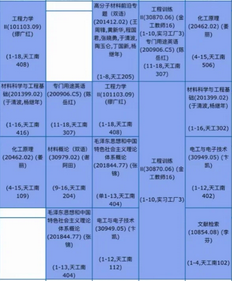
#> input picture 无课表制作-图片识别/course/何乐康.png, 232 x 281 px; its folder holds only this picture in this run
$ python '无课表.py'
#> lines starting #> are read from the running program, lines starting #| are printed output that depends on the picture; after the words box and inside, x2 and y2 are one past the last pixel; in counts of white or black regions, pixels touching at a corner belong together
#> in process_images_folder, image is the input picture: shape (281, 232, 3); mean B, G, R 226, 164.2, 139.2
import cv2
import os
import numpy as np
from openpyxl import Workbook
from openpyxl.utils.dataframe import dataframe_to_rows

# 假设图片的宽度是每天课程的数量（4节课），高度是周的天数（5天）
DAYS_PER_WEEK = 5
CLASSES_PER_DAY = 4


# 函数来识别无课时间段
def find_empty_slots(image, threshold_value=200):
    # 转换为灰度图
#> called with threshold_value = 200
    gray = cv2.cvtColor(image, cv2.COLOR_BGR2GRAY)
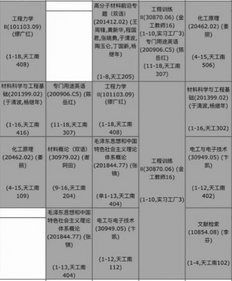
#> gray: shape (281, 232); min 44, max 255, mean 163.7

    # 应用阈值化，将像素值低于阈值的设为0（黑色），高于或等于阈值的设为255（白色）
    _, thresh = cv2.threshold(gray, threshold_value, 255, cv2.THRESH_BINARY)
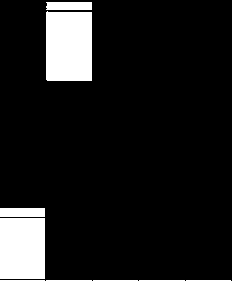
#> thresh: shape (281, 232); 10.6% white; 9 white regions, largest, box (x1, y1, x2, y2) and area: (46, 11, 92, 81) 3174, (0, 218, 45, 279) 2745, (0, 208, 45, 217) 405
    # cv2.imshow('Gray', thresh)
    # cv2.waitKey(0)  # 等待任意键继续
    # 计算每个格子的大小（可能需要四舍五入到最接近的整数）
    cell_height = thresh.shape[0] // 4
#> cell_height = 70
    cell_width = thresh.shape[1] // 5
#> cell_width = 46

    # 找出无课的时间段
    empty_slots = []
    for day in range(DAYS_PER_WEEK):
        for class_hour in range(CLASSES_PER_DAY):
            # 计算格子位置（注意可能需要调整以避免索引越界）
            y_start = day * cell_height
            y_end = min(y_start + cell_height, thresh.shape[0])
            x_start = class_hour * cell_width
            x_end = min(x_start + cell_width, thresh.shape[1])

            # 计算格子内白色（无课）像素的数量
            white_pixels = np.sum(thresh[y_start:y_end, x_start:x_end] == 255)
            # 计算格子内黑色（有课）像素的数量
            black_pixels = (y_end - y_start) * (x_end - x_start) - white_pixels
            # 提取格子内的图像
            slot_image = thresh[y_start:y_end, x_start:x_end]

            # 如果需要显示
            # 创建一个窗口来显示格子图像
            window_name = f'Slot {day + 1}-{class_hour + 1}'
            # cv2.imshow(window_name, slot_image)

            # # 等待一段时间，比如100毫秒，然后关闭窗口
            # cv2.waitKey(0)
                # 如果白色像素数量多于黑色像素数量，则认为该格子无课
            if white_pixels > black_pixels:
                empty_slots.append((class_hour+1, day + 1))  # 加1以符合题目要求
#> after the loop, empty_slots = [(2, 1), (1, 4), (1, 5), (2, 5), (3, 5), (4, 5)]

    return empty_slots


# 主函数
def process_images_folder(folder_path, output_excel_path):
    # 创建一个Excel工作簿
    wb = Workbook()
    ws = wb.active
    ws.append(["Name", "Empty Slots"])

    # 遍历文件夹中的图片
    for filename in os.listdir(folder_path):
        if filename.endswith(('.png', '.jpg', '.jpeg', '.bmp', '.tiff', '.gif')):
            name, _ = os.path.splitext(filename)
            image_path = os.path.join(folder_path, filename)
            print(image_path)

            # 读取图片
            image = cv2.imdecode(np.fromfile(image_path,dtype=np.uint8),-1)
            if image is None:
                print(f"Error reading image: {image_path}")
                continue

                # 识别无课时间段
            empty_slots = find_empty_slots(image)
#> empty_slots = [(2, 1), (1, 4), (1, 5), (2, 5), (3, 5), (4, 5)]

            # 将结果添加到Excel工作表
            ws.append([name, str(empty_slots)])

            # 保存Excel文件
    wb.save(output_excel_path)

if __name__ == '__main__':
    # 调用主函数
    process_images_folder('.\course', 'output.xlsx')

$ run again, on 无课表制作-图片识别/course/张梦婷.png
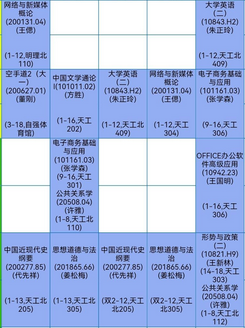
#> input picture 无课表制作-图片识别/course/张梦婷.png, 245 x 328 px
#> in process_images_folder, image is the input picture: shape (328, 245, 3); mean B, G, R 228.8, 186.1, 167.9
#> in find_empty_slots, `gray = cv2.cvtColor(image, cv2.COLOR_BGR2GRAY)`:
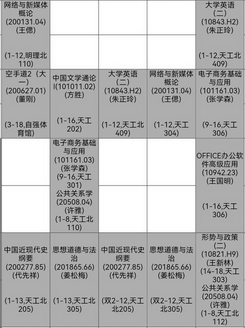
#> gray: shape (328, 245); min 4, max 255, mean 185.5
#> in find_empty_slots, `_, thresh = cv2.threshold(gray, threshold_value, 255, cv2.THRESH_BINARY)`:
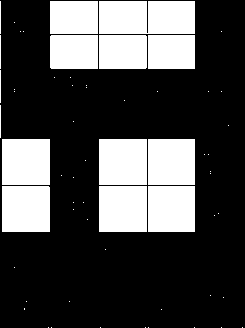
#> thresh: shape (328, 245); 28.5% white; 61 white regions (46 under 20 px), largest, box (x1, y1, x2, y2) and area: (99, 1, 195, 34) 3136, (2, 139, 50, 185) 2208, (99, 139, 147, 185) 2208
#> after the loop in find_empty_slots, `for day in range(DAYS_PER_WEEK):`: empty_slots = [(2, 1), (3, 1), (4, 1), (1, 3), (3, 3), (4, 3)]

$ run again, on 无课表制作-图片识别/course/石晓泉.png
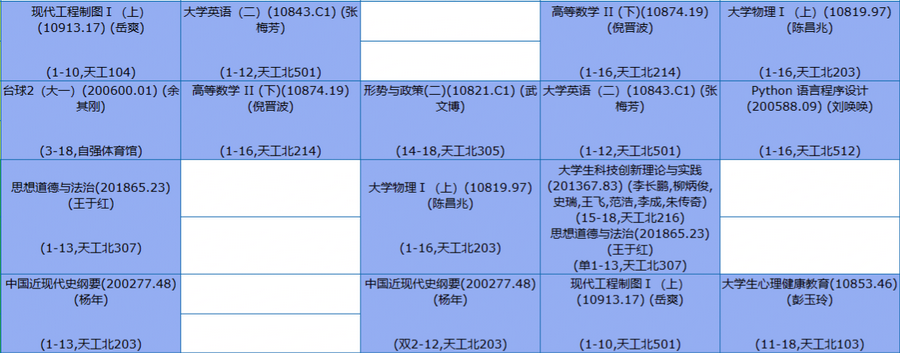
#> input picture 无课表制作-图片识别/course/石晓泉.png, 900 x 353 px
#> in process_images_folder, image is the input picture: shape (353, 900, 3); mean B, G, R 232.1, 181.7, 161.8
#> in find_empty_slots, `gray = cv2.cvtColor(image, cv2.COLOR_BGR2GRAY)`:
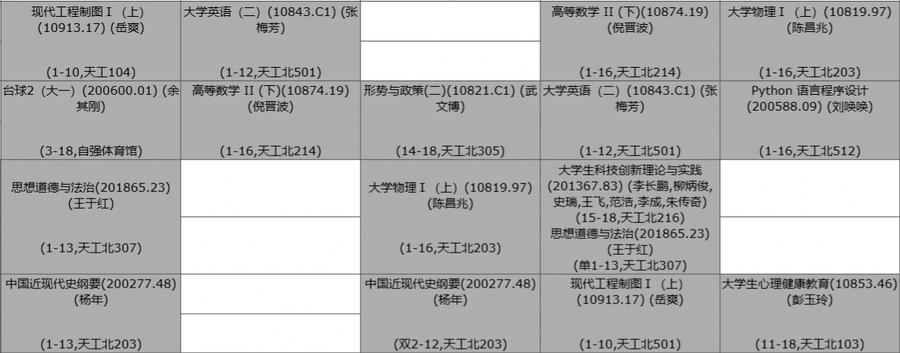
#> gray: shape (353, 900); min 0, max 255, mean 181.4
#> in find_empty_slots, `_, thresh = cv2.threshold(gray, threshold_value, 255, cv2.THRESH_BINARY)`:
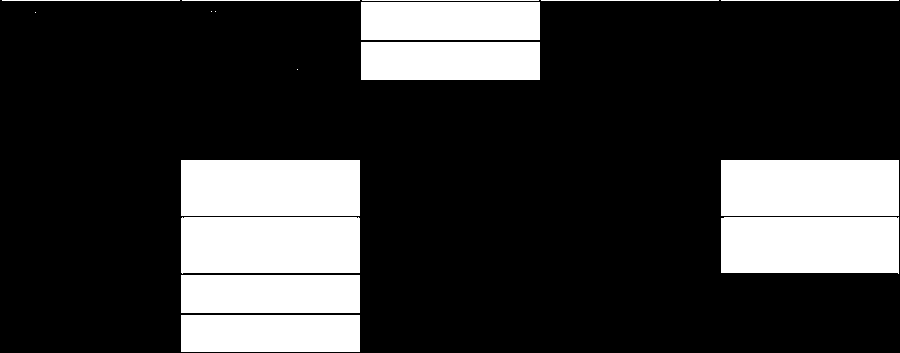
#> thresh: shape (353, 900); 21.4% white; 17 white regions (4 under 20 px), largest, box (x1, y1, x2, y2) and area: (181, 160, 360, 216) 10024, (181, 217, 360, 274) 10021, (721, 160, 899, 216) 9968
#> after the loop in find_empty_slots, `for day in range(DAYS_PER_WEEK):`: empty_slots = [(3, 1), (2, 3), (2, 4)]

$ run again, on 无课表制作-图片识别/course/纪雨.png
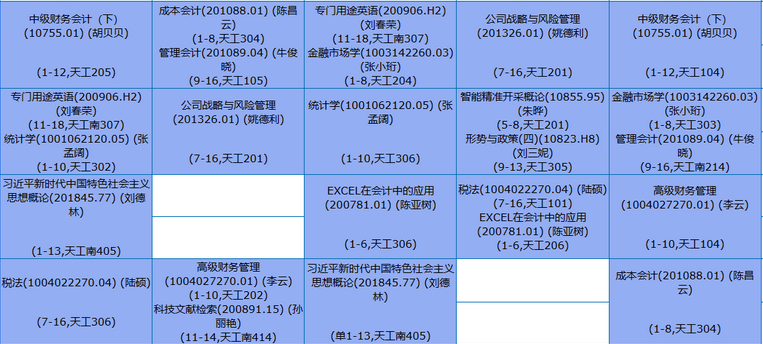
#> input picture 无课表制作-图片识别/course/纪雨.png, 763 x 344 px
#> in process_images_folder, image is the input picture: shape (344, 763, 3); mean B, G, R 227.9, 170.3, 147.3
#> in find_empty_slots, `gray = cv2.cvtColor(image, cv2.COLOR_BGR2GRAY)`:
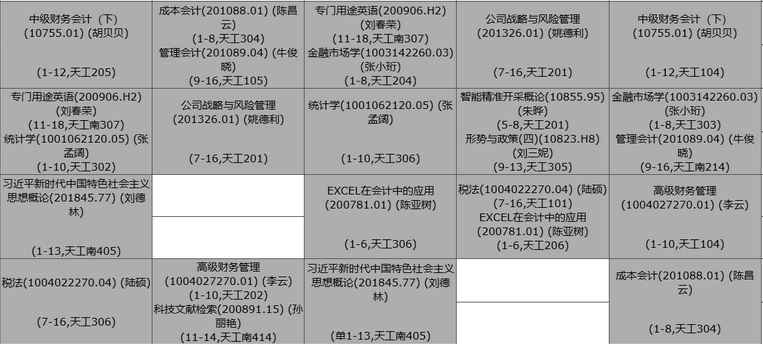
#> gray: shape (344, 763); min 0, max 255, mean 169.9
#> in find_empty_slots, `_, thresh = cv2.threshold(gray, threshold_value, 255, cv2.THRESH_BINARY)`:
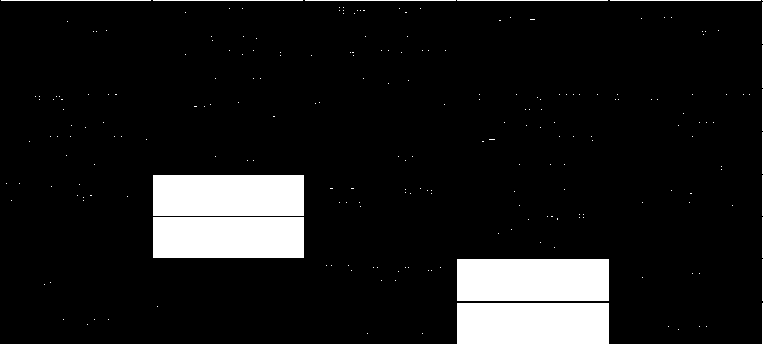
#> thresh: shape (344, 763); 10% white; 228 white regions (211 under 20 px), largest, box (x1, y1, x2, y2) and area: (457, 259, 609, 301) 6384, (457, 303, 609, 344) 6232, (153, 175, 304, 216) 6191
#> after the loop in find_empty_slots, `for day in range(DAYS_PER_WEEK):`: empty_slots = [(2, 3), (4, 4)]

$ run again, on 无课表制作-图片识别/course/刘志慧.png
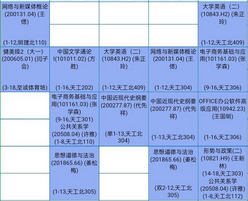
#> input picture 无课表制作-图片识别/course/刘志慧.png, 248 x 201 px
#> in process_images_folder, image is the input picture: shape (201, 248, 3); mean B, G, R 230.5, 186.8, 168
#> in find_empty_slots, `gray = cv2.cvtColor(image, cv2.COLOR_BGR2GRAY)`:
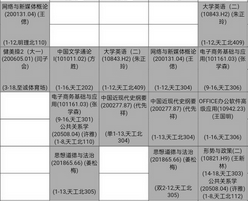
#> gray: shape (201, 248); min 25, max 255, mean 186.2
#> in find_empty_slots, `_, thresh = cv2.threshold(gray, threshold_value, 255, cv2.THRESH_BINARY)`:
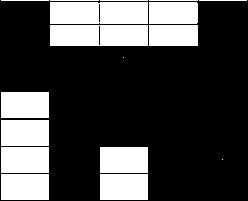
#> thresh: shape (201, 248); 28.1% white; 17 white regions (2 under 20 px), largest, box (x1, y1, x2, y2) and area: (50, 2, 148, 24) 2135, (50, 25, 148, 46) 2039, (1, 92, 49, 118) 1248
#> after the loop in find_empty_slots, `for day in range(DAYS_PER_WEEK):`: empty_slots = [(2, 1), (3, 1), (4, 1), (1, 3), (1, 4), (3, 4)]
